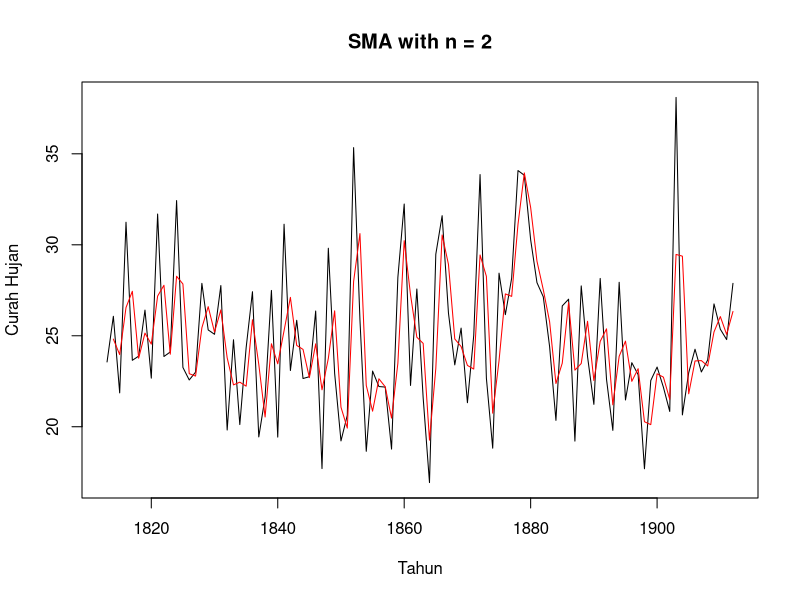
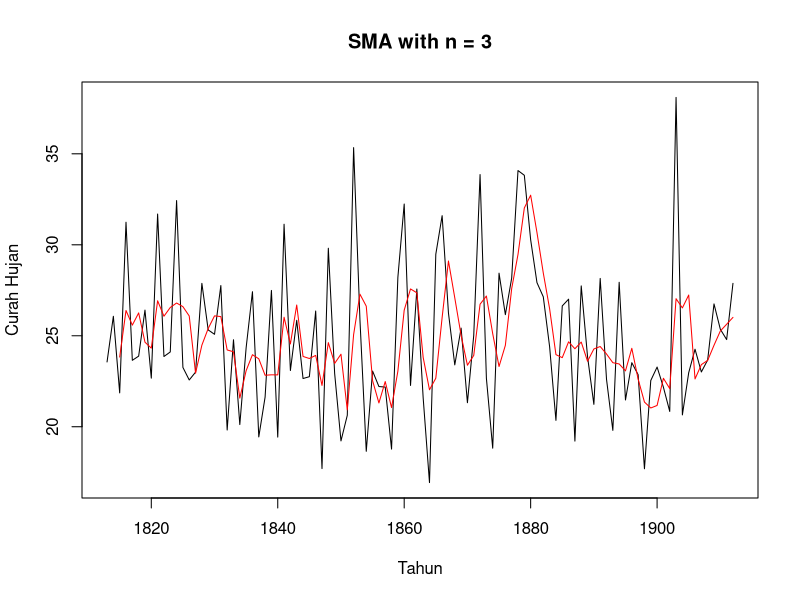
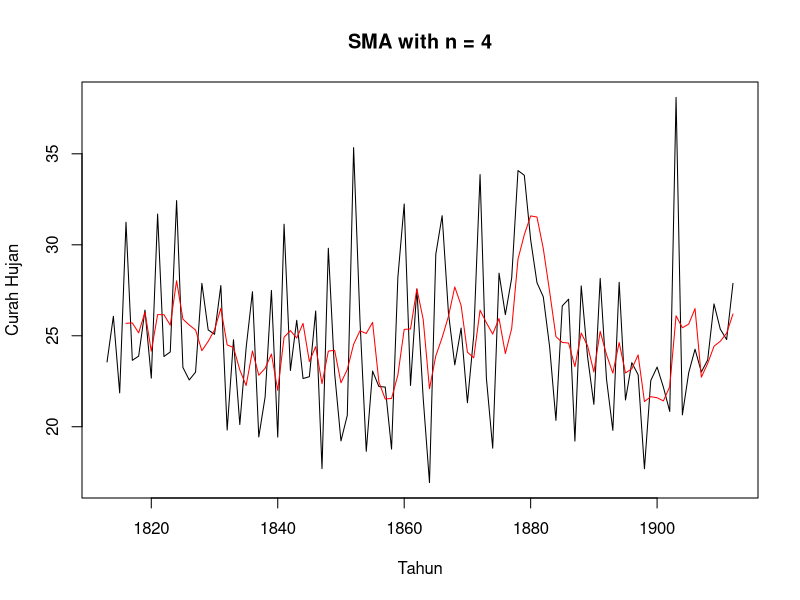
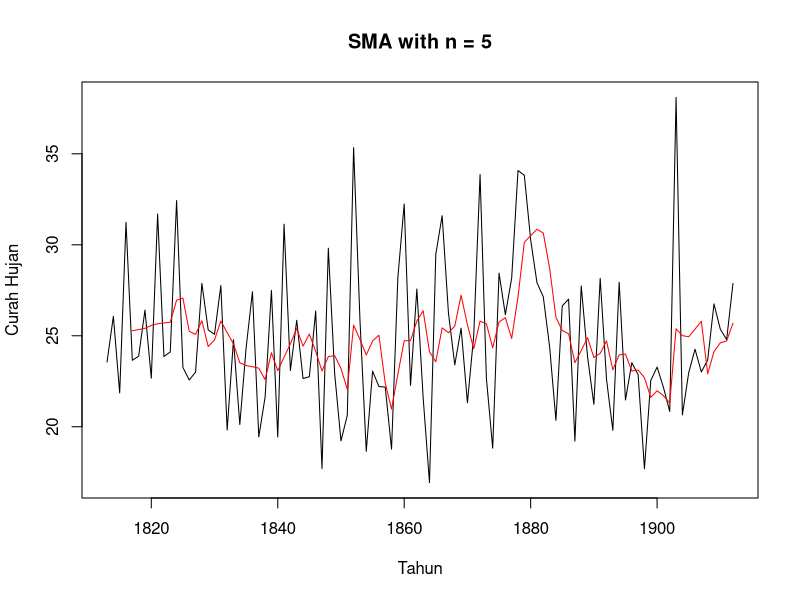
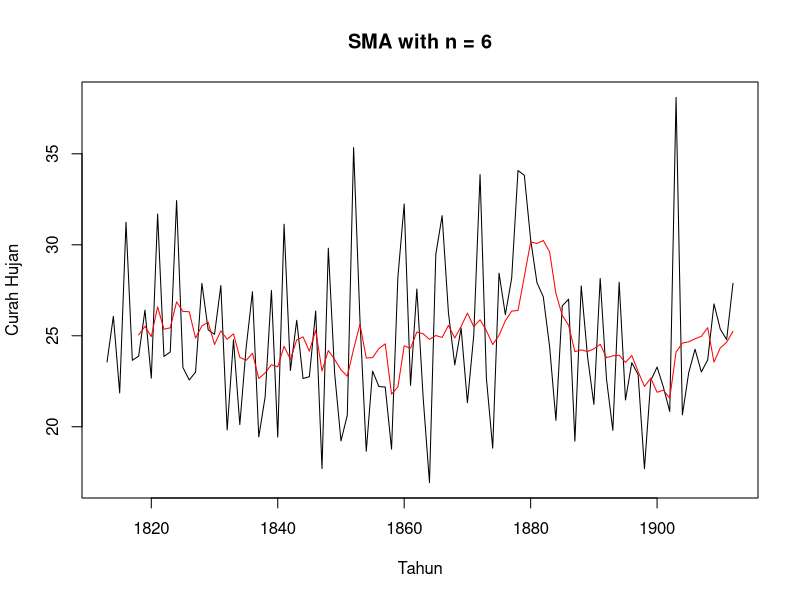
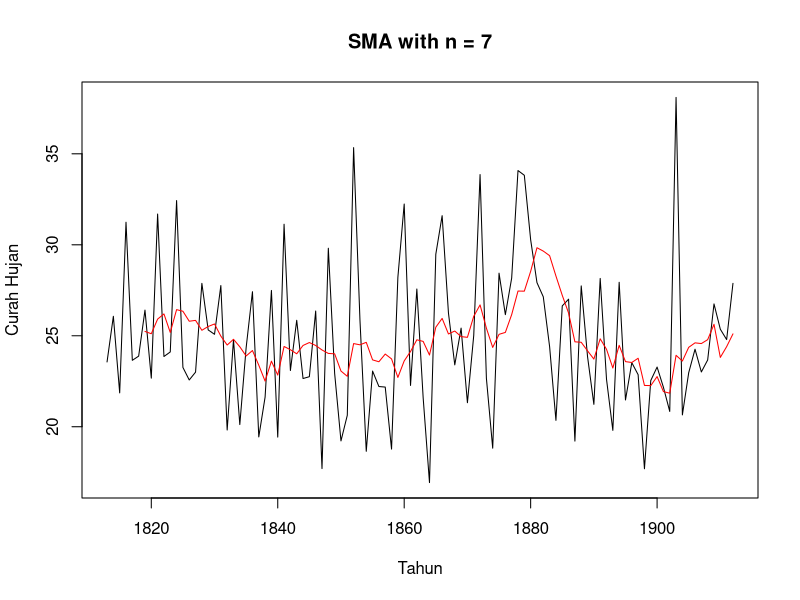
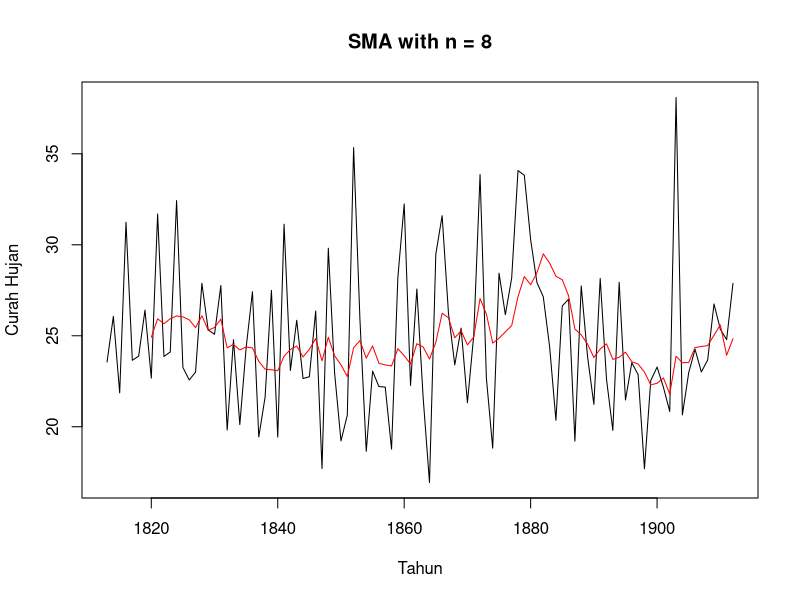
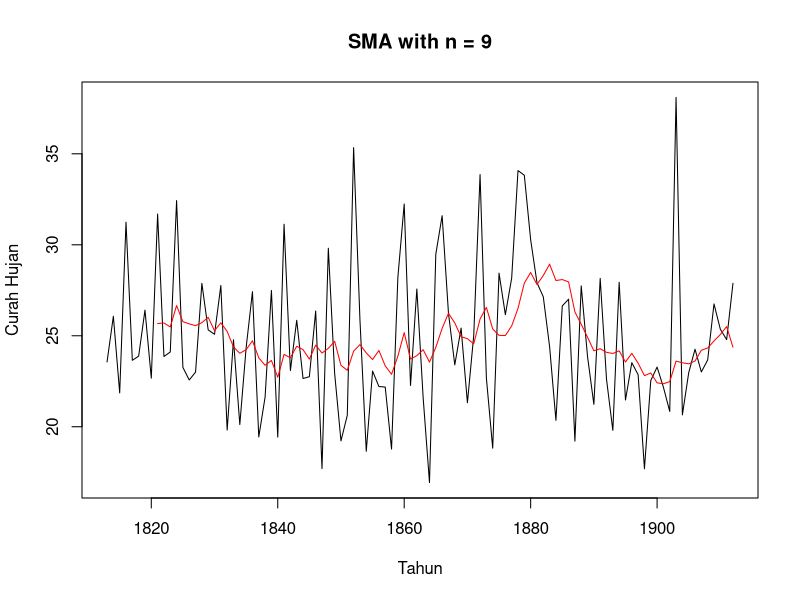

These figures' R source, in order:
library(TTR)
library(graphics)

hujan <- c(23.56, 26.07, 21.86, 31.24, 23.65, 23.88, 26.41, 22.67, 31.69, 23.86,
           24.11, 32.43, 23.26, 22.57, 23, 27.88, 25.32, 25.08, 27.76, 19.82,
           24.78, 20.12, 24.34, 27.42, 19.44, 21.63, 27.49, 19.43, 31.13, 23.09,
           25.85, 22.65, 22.75, 26.36, 17.7, 29.81, 22.93, 19.22, 20.63, 35.34,
           25.89, 18.65, 23.06, 22.21, 22.18, 18.77, 28.21, 32.24, 22.27, 27.57,
           21.59, 16.93, 29.48, 31.6, 26.25, 23.4, 25.42, 21.32, 25.02, 33.86,
           22.67, 18.82, 28.44, 26.16, 28.17, 34.08, 33.82, 30.28, 27.92, 27.14,
           24.4, 20.35, 26.64, 27.01, 19.21, 27.74, 23.85, 21.23, 28.15, 22.61,
           19.8, 27.94, 21.47, 23.52, 22.86, 17.69, 22.54, 23.28, 22.17, 20.84,
           38.1, 20.65, 22.97, 24.26, 23.01, 23.67, 26.75, 25.36, 24.79, 27.88)
hujan.ts <- ts(hujan, start = c(1813))

for (n in 2:10) {
  # SMA
  hujan.sma <- SMA(hujan.ts, n = n)
  
  # Plot
  plot(hujan.ts, xlab = "Tahun", ylab = "Curah Hujan", lty = 1, col = "black", main = paste("SMA with n =", n))
  lines(hujan.sma, col = "red")
  
  # Prediksi
  phujan.sma <- lag(hujan.sma, -1)
  
  # Evaluasi
  SSE <- sum((phujan.sma - hujan.ts)^2, na.rm = TRUE)
  MSE <- mean((phujan.sma - hujan.ts)^2, na.rm = TRUE)
  MAPE <- mean(abs((hujan.ts - phujan.sma) / hujan.ts), na.rm = TRUE)
  
  # Print SSE, MSE, and MAPE for current n
  cat("n =", n, "\n")
  cat("SSE =", SSE, "\n")
  cat("MSE =", MSE, "\n")
  cat("MAPE =", MAPE, "\n\n")
}

hujan.sma <- SMA(hujan.ts, n = 10)

# Plot
plot(hujan.ts, xlab = "Tahun", ylab = "Curah Hujan", lty = 1, col = "black", main = paste("SMA with n =", n))
lines(hujan.sma, col = "red")


#Prediksi
phujan.sma <- lag(hujan.sma,-5)
phujan.sma
sma <- cbind(hujan.ts,hujan.sma,phujan.sma)
sma
#Evaluasi
SSE <- sum((phujan.sma-hujan.ts)^2,na.rm=T)
SSE
MSE <- mean((phujan.sma-hujan.ts)^2,na.rm=T)
MSE
MAPE <- mean(abs((hujan.ts-phujan.sma)/hujan.ts),na.rm=T)
MAPE